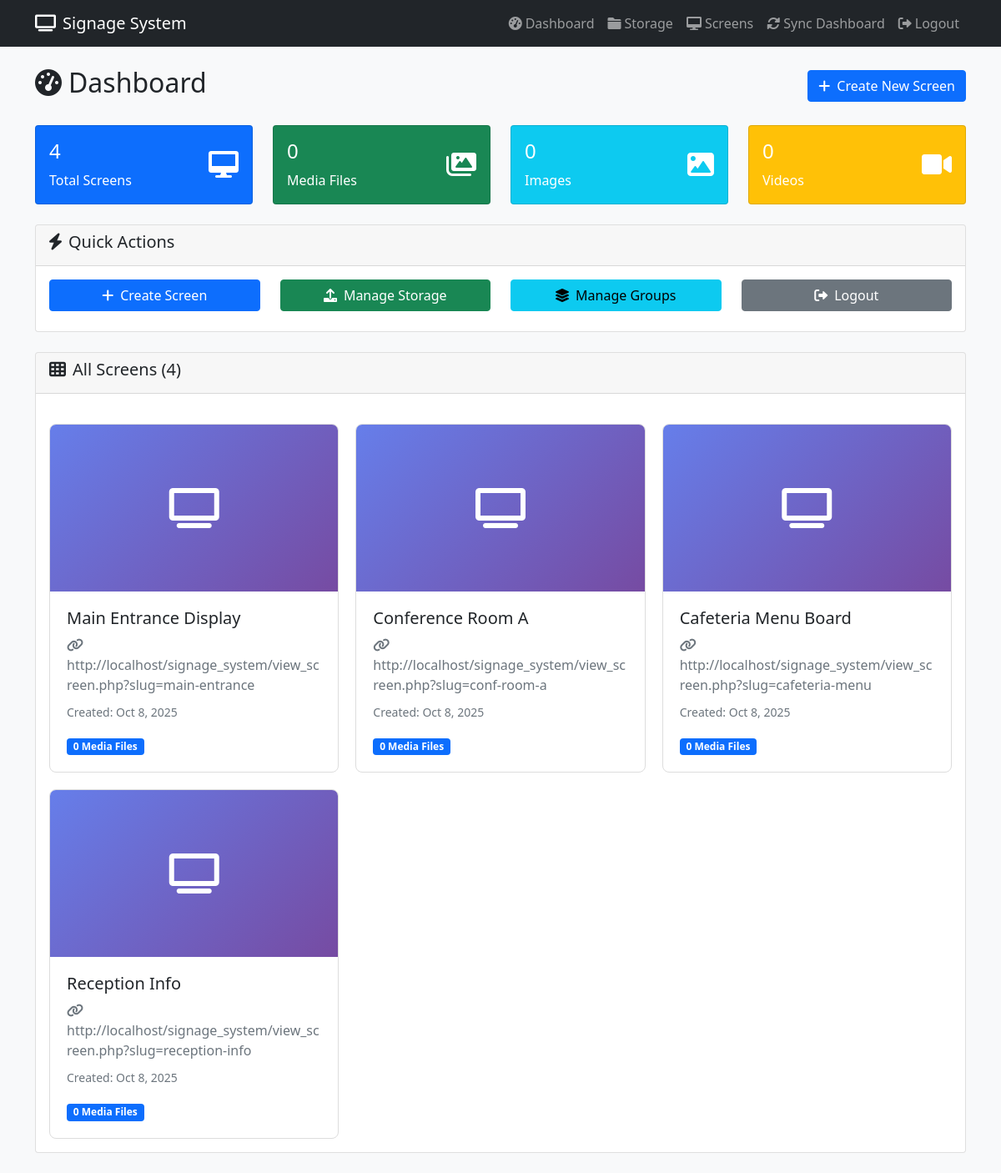
/dashboard.php (signed in), run on the app's committed database.
### tables this page shows
CREATE TABLE `screens` (
    `id` int(11) NOT NULL AUTO_INCREMENT,
    `name` varchar(100) NOT NULL,
    `slug` varchar(100) NOT NULL UNIQUE,
    `passcode` varchar(10) DEFAULT NULL,
    `description` text DEFAULT NULL,
    `resolution` varchar(20) DEFAULT '1920x1080',
    `orientation` enum('landscape', 'portrait') DEFAULT 'landscape',
    `status` enum('active', 'inactive', 'maintenance') DEFAULT 'active',
    `location` varchar(255) DEFAULT NULL,
    `last_sync` timestamp NULL DEFAULT NULL,
    `created_at` timestamp NULL DEFAULT CURRENT_TIMESTAMP,
    `updated_at` timestamp NULL DEFAULT CURRENT_TIMESTAMP ON UPDATE CURRENT_TIMESTAMP,
    PRIMARY KEY (`id`),
    UNIQUE KEY `unique_slug` (`slug`),
    INDEX `idx_status` (`status`),
    INDEX `idx_name` (`name`)
);

### includes/functions.php (called while the page is built, shortened)
<?php
require_once 'config/database.php';
function getAllMedia() {
    global $pdo;
    $stmt = $pdo->query("SELECT * FROM media ORDER BY uploaded_at DESC");
    return $stmt->fetchAll();
}
function getAllScreens() {
    global $pdo;
    $stmt = $pdo->query("SELECT * FROM screens ORDER BY created_at DESC");
    return $stmt->fetchAll();
}
function getScreenMedia($screenId) {
    global $pdo;
    $stmt = $pdo->prepare("
        SELECT m.* FROM media m
        JOIN screen_media sm ON m.id = sm.media_id
        WHERE sm.screen_id = ?
        ORDER BY sm.order_position
    ");
    $stmt->execute([$screenId]);
    return $stmt->fetchAll();
}
?>

### dashboard.php (the view, shortened to what this page needs)
<?php
require_once 'includes/functions.php';
$screens = getAllScreens();
include 'includes/header.php';
?>
<div class="container">
    <div class="row">
        <div class="col-12">
            <div class="d-flex justify-content-between align-items-center mb-4">
                <h2><i class="fas fa-tachometer-alt me-2"></i>Dashboard</h2>
                <a href="screens.php" class="btn btn-primary">
                    <i class="fas fa-plus me-2"></i>Create New Screen
                </a>
            </div>
            <div class="row mb-4">
                <div class="col-md-3">
                    <div class="card bg-primary text-white">
                        <div class="card-body">
                            <div class="d-flex justify-content-between">
                                <div>
                                    <h4><?php echo count($screens); ?></h4>
                                    <p class="mb-0">Total Screens</p>
                                </div>
                                <div class="align-self-center">
                                    <i class="fas fa-desktop fa-2x"></i>
                                </div>
                            </div>
                        </div>
                    </div>
                </div>
                <div class="col-md-3">
                    <div class="card bg-success text-white">
                        <div class="card-body">
                            <div class="d-flex justify-content-between">
                                <div>
                                    <h4><?php echo count(getAllMedia()); ?></h4>
                                    <p class="mb-0">Media Files</p>
                                </div>
                                <div class="align-self-center">
                                    <i class="fas fa-images fa-2x"></i>
                                </div>
                            </div>
                        </div>
                    </div>
                </div>
                <div class="col-md-3">
                    <div class="card bg-info text-white">
                        <div class="card-body">
                            <div class="d-flex justify-content-between">
                                <div>
                                    <h4><?php echo count(array_filter(getAllMedia(), function($m) { return $m['file_type'] === 'image'; })); ?></h4>
                                    <p class="mb-0">Images</p>
                                </div>
                                <div class="align-self-center">
                                    <i class="fas fa-image fa-2x"></i>
                                </div>
                            </div>
                        </div>
                    </div>
                </div>
                <div class="col-md-3">
                    <div class="card bg-warning text-white">
                        <div class="card-body">
                            <div class="d-flex justify-content-between">
                                <div>
                                    <h4><?php echo count(array_filter(getAllMedia(), function($m) { return $m['file_type'] === 'video'; })); ?></h4>
                                    <p class="mb-0">Videos</p>
                                </div>
                                <div class="align-self-center">
                                    <i class="fas fa-video fa-2x"></i>
                                </div>
                            </div>
                        </div>
                    </div>
                </div>
            </div>
            <div class="row mb-4">
                <div class="col-12">
                    <div class="card">
                        <div class="card-header">
                            <h5><i class="fas fa-bolt me-2"></i>Quick Actions</h5>
                        </div>
                        <div class="card-body">
                            <div class="row">
                                <div class="col-md-3">
                                    <a href="screens.php" class="btn btn-primary w-100 mb-2">
                                        <i class="fas fa-plus me-2"></i>Create Screen
                                    </a>
                                </div>
                                <div class="col-md-3">
                                    <a href="storage.php" class="btn btn-success w-100 mb-2">
                                        <i class="fas fa-upload me-2"></i>Manage Storage
                                    </a>
                                </div>
                                <div class="col-md-3">
                                    <a href="groups.php" class="btn btn-info w-100 mb-2">
                                        <i class="fas fa-layer-group me-2"></i>Manage Groups
                                    </a>
                                </div>
                                <div class="col-md-3">
                                    <a href="logout.php" class="btn btn-secondary w-100 mb-2">
                                        <i class="fas fa-sign-out-alt me-2"></i>Logout
                                    </a>
                                </div>
                            </div>
                        </div>
                    </div>
                </div>
            </div>
            <div class="card">
                <div class="card-header">
                    <h5><i class="fas fa-th me-2"></i>All Screens (<?php echo count($screens); ?>)</h5>
                </div>
                <div class="card-body">
                    <?php if (empty($screens)): ?>
                        <div class="text-center py-5">
                            <i class="fas fa-desktop fa-4x text-muted mb-3"></i>
                            <h4>No screens created yet</h4>
                            <p class="text-muted">Create your first screen to get started</p>
                            <a href="screens.php" class="btn btn-primary btn-lg">
                                <i class="fas fa-plus me-2"></i>Create First Screen
                            </a>
                        </div>
                    <?php else: ?>
                        <div class="screen-grid">
                            <?php foreach ($screens as $screen): ?>
                                <div class="screen-card" onclick="openScreen('<?php echo $screen['slug']; ?>')">
                                    <div class="screen-preview">
                                        <i class="fas fa-tv"></i>
                                    </div>
                                    <div class="screen-info">
                                        <h5><?php echo htmlspecialchars($screen['name']); ?></h5>
                                        <p class="text-muted mb-2">
                                            <i class="fas fa-link me-1"></i>
                                            <?php echo BASE_URL; ?>view_screen.php?slug=<?php echo $screen['slug']; ?>
                                        </p>
                                        <small class="text-muted">
                                            Created: <?php echo date('M j, Y', strtotime($screen['created_at'])); ?>
                                        </small>
                                        <div class="mt-3">
                                            <span class="badge bg-primary">
                                                <?php
                                                    $mediaCount = count(getScreenMedia($screen['id']));
                                                    echo $mediaCount . ' Media File' . ($mediaCount !== 1 ? 's' : '');
                                                ?>
                                            </span>
                                        </div>
                                    </div>
                                </div>
                            <?php endforeach; ?>
                        </div>
                    <?php endif; ?>
                </div>
            </div>
        </div>
    </div>
</div>
<?php include 'includes/footer.php'; ?>

### assets/css/style.css (style rules this page uses)
body { background-color: #f8f9fa; }
.screen-grid { display: grid; grid-template-columns: repeat(auto-fill, minmax(300px, 1fr)); gap: 20px; margin-top: 20px; }
.screen-card { border: 1px solid #ddd; border-radius: 8px; overflow: hidden; transition: transform 0.2s; cursor: pointer; background: white; }
.screen-preview { height: 200px; background: linear-gradient(135deg, #667eea 0%, #764ba2 100%); display: flex; align-items: center; justify-content: center; color: white; font-size: 48px; }
.screen-info { padding: 20px; }

### data on the page
screens: name "Main Entrance Display", slug "main-entrance", created_at "Oct 8, 2025", mediaCount "0"
screens: name "Conference Room A", slug "conf-room-a", created_at "Oct 8, 2025", mediaCount "0"
screens: name "Cafeteria Menu Board", slug "cafeteria-menu", created_at "Oct 8, 2025", mediaCount "0"
screens: name "Reception Info", slug "reception-info", created_at "Oct 8, 2025", mediaCount "0"

### other printed values
count($screens) "4"
count(getAllMedia()) "0"
